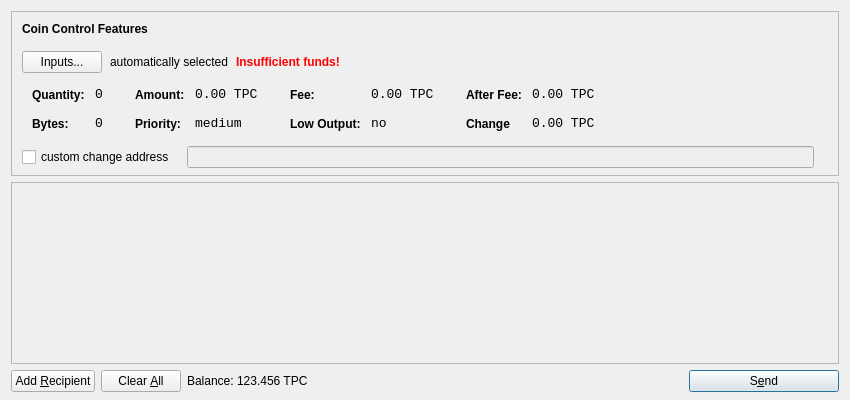
<?xml version="1.0" encoding="UTF-8"?>
<ui version="4.0">
 <class>SendCoinsDialog</class>
 <widget class="QDialog" name="SendCoinsDialog">
  <property name="geometry">
   <rect>
    <x>0</x>
    <y>0</y>
    <width>850</width>
    <height>400</height>
   </rect>
  </property>
  <property name="windowTitle">
   <string>Send Coins</string>
  </property>
  <layout class="QVBoxLayout" name="verticalLayout" stretch="0,1,0">
   <property name="bottomMargin">
    <number>8</number>
   </property>
   <item>
    <widget class="QFrame" name="frameCoinControl">
     <property name="sizePolicy">
      <sizepolicy hsizetype="Expanding" vsizetype="Expanding">
       <horstretch>0</horstretch>
       <verstretch>0</verstretch>
      </sizepolicy>
     </property>
     <property name="maximumSize">
      <size>
       <width>16777215</width>
       <height>16777215</height>
      </size>
     </property>
     <property name="frameShape">
      <enum>QFrame::StyledPanel</enum>
     </property>
     <property name="frameShadow">
      <enum>QFrame::Sunken</enum>
     </property>
     <layout class="QVBoxLayout" name="verticalLayoutCoinControl2">
      <property name="spacing">
       <number>-1</number>
      </property>
      <property name="leftMargin">
       <number>0</number>
      </property>
      <property name="topMargin">
       <number>0</number>
      </property>
      <property name="rightMargin">
       <number>0</number>
      </property>
      <property name="bottomMargin">
       <number>6</number>
      </property>
      <item>
       <layout class="QVBoxLayout" name="verticalLayoutCoinControl" stretch="0,0,0,0,1">
        <property name="spacing">
         <number>0</number>
        </property>
        <property name="leftMargin">
         <number>10</number>
        </property>
        <property name="topMargin">
         <number>10</number>
        </property>
        <item>
         <layout class="QHBoxLayout" name="horizontalLayoutCoinControl1">
          <property name="bottomMargin">
           <number>15</number>
          </property>
          <item>
           <widget class="QLabel" name="labelCoinControlFeatures">
            <property name="sizePolicy">
             <sizepolicy hsizetype="Preferred" vsizetype="Maximum">
              <horstretch>0</horstretch>
              <verstretch>0</verstretch>
             </sizepolicy>
            </property>
            <property name="font">
             <font>
              <weight>75</weight>
              <bold>true</bold>
             </font>
            </property>
            <property name="styleSheet">
             <string notr="true">font-weight:bold;</string>
            </property>
            <property name="text">
             <string>Coin Control Features</string>
            </property>
           </widget>
          </item>
         </layout>
        </item>
        <item>
         <layout class="QHBoxLayout" name="horizontalLayoutCoinControl2" stretch="0,0,0,0">
          <property name="spacing">
           <number>8</number>
          </property>
          <property name="bottomMargin">
           <number>10</number>
          </property>
          <item>
           <widget class="QPushButton" name="pushButtonCoinControl">
            <property name="styleSheet">
             <string notr="true"/>
            </property>
            <property name="text">
             <string>Inputs...</string>
            </property>
           </widget>
          </item>
          <item>
           <widget class="QLabel" name="labelCoinControlAutomaticallySelected">
            <property name="text">
             <string>automatically selected</string>
            </property>
            <property name="margin">
             <number>5</number>
            </property>
           </widget>
          </item>
          <item>
           <widget class="QLabel" name="labelCoinControlInsuffFunds">
            <property name="font">
             <font>
              <weight>75</weight>
              <bold>true</bold>
             </font>
            </property>
            <property name="styleSheet">
             <string notr="true">color:red;font-weight:bold;</string>
            </property>
            <property name="text">
             <string>Insufficient funds!</string>
            </property>
            <property name="margin">
             <number>5</number>
            </property>
           </widget>
          </item>
          <item>
           <spacer name="horizontalSpacerCoinControl">
            <property name="orientation">
             <enum>Qt::Horizontal</enum>
            </property>
            <property name="sizeHint" stdset="0">
             <size>
              <width>40</width>
              <height>1</height>
             </size>
            </property>
           </spacer>
          </item>
         </layout>
        </item>
        <item>
         <widget class="QWidget" name="widgetCoinControl" native="true">
          <property name="sizePolicy">
           <sizepolicy hsizetype="Preferred" vsizetype="Preferred">
            <horstretch>0</horstretch>
            <verstretch>0</verstretch>
           </sizepolicy>
          </property>
          <property name="minimumSize">
           <size>
            <width>0</width>
            <height>0</height>
           </size>
          </property>
          <property name="styleSheet">
           <string notr="true"/>
          </property>
          <layout class="QHBoxLayout" name="horizontalLayoutCoinControl5">
           <property name="margin">
            <number>0</number>
           </property>
           <item>
            <layout class="QHBoxLayout" name="horizontalLayoutCoinControl3" stretch="0,0,0,1">
             <property name="spacing">
              <number>20</number>
             </property>
             <property name="topMargin">
              <number>0</number>
             </property>
             <property name="bottomMargin">
              <number>10</number>
             </property>
             <item>
              <layout class="QFormLayout" name="formLayoutCoinControl1">
               <property name="horizontalSpacing">
                <number>10</number>
               </property>
               <property name="verticalSpacing">
                <number>14</number>
               </property>
               <property name="leftMargin">
                <number>10</number>
               </property>
               <property name="topMargin">
                <number>4</number>
               </property>
               <property name="rightMargin">
                <number>6</number>
               </property>
               <item row="0" column="0">
                <widget class="QLabel" name="labelCoinControlQuantityText">
                 <property name="styleSheet">
                  <string notr="true">font-weight:bold;</string>
                 </property>
                 <property name="text">
                  <string>Quantity:</string>
                 </property>
                 <property name="margin">
                  <number>0</number>
                 </property>
                </widget>
               </item>
               <item row="0" column="1">
                <widget class="QLabel" name="labelCoinControlQuantity">
                 <property name="font">
                  <font>
                   <family>Monospace</family>
                   <pointsize>10</pointsize>
                  </font>
                 </property>
                 <property name="cursor">
                  <cursorShape>IBeamCursor</cursorShape>
                 </property>
                 <property name="contextMenuPolicy">
                  <enum>Qt::ActionsContextMenu</enum>
                 </property>
                 <property name="text">
                  <string>0</string>
                 </property>
                 <property name="margin">
                  <number>0</number>
                 </property>
                 <property name="textInteractionFlags">
                  <set>Qt::LinksAccessibleByMouse|Qt::TextSelectableByKeyboard|Qt::TextSelectableByMouse</set>
                 </property>
                </widget>
               </item>
               <item row="1" column="0">
                <widget class="QLabel" name="labelCoinControlBytesText">
                 <property name="styleSheet">
                  <string notr="true">font-weight:bold;</string>
                 </property>
                 <property name="text">
                  <string>Bytes:</string>
                 </property>
                </widget>
               </item>
               <item row="1" column="1">
                <widget class="QLabel" name="labelCoinControlBytes">
                 <property name="font">
                  <font>
                   <family>Monospace</family>
                   <pointsize>10</pointsize>
                  </font>
                 </property>
                 <property name="cursor">
                  <cursorShape>IBeamCursor</cursorShape>
                 </property>
                 <property name="contextMenuPolicy">
                  <enum>Qt::ActionsContextMenu</enum>
                 </property>
                 <property name="text">
                  <string>0</string>
                 </property>
                 <property name="textInteractionFlags">
                  <set>Qt::LinksAccessibleByMouse|Qt::TextSelectableByKeyboard|Qt::TextSelectableByMouse</set>
                 </property>
                </widget>
               </item>
              </layout>
             </item>
             <item>
              <layout class="QFormLayout" name="formLayoutCoinControl2">
               <property name="horizontalSpacing">
                <number>10</number>
               </property>
               <property name="verticalSpacing">
                <number>14</number>
               </property>
               <property name="leftMargin">
                <number>6</number>
               </property>
               <property name="topMargin">
                <number>4</number>
               </property>
               <property name="rightMargin">
                <number>6</number>
               </property>
               <item row="0" column="0">
                <widget class="QLabel" name="labelCoinControlAmountText">
                 <property name="styleSheet">
                  <string notr="true">font-weight:bold;</string>
                 </property>
                 <property name="text">
                  <string>Amount:</string>
                 </property>
                 <property name="margin">
                  <number>0</number>
                 </property>
                </widget>
               </item>
               <item row="0" column="1">
                <widget class="QLabel" name="labelCoinControlAmount">
                 <property name="font">
                  <font>
                   <family>Monospace</family>
                   <pointsize>10</pointsize>
                  </font>
                 </property>
                 <property name="cursor">
                  <cursorShape>IBeamCursor</cursorShape>
                 </property>
                 <property name="contextMenuPolicy">
                  <enum>Qt::ActionsContextMenu</enum>
                 </property>
                 <property name="text">
                  <string>0.00 TPC</string>
                 </property>
                 <property name="textInteractionFlags">
                  <set>Qt::LinksAccessibleByMouse|Qt::TextSelectableByKeyboard|Qt::TextSelectableByMouse</set>
                 </property>
                </widget>
               </item>
               <item row="1" column="0">
                <widget class="QLabel" name="labelCoinControlPriorityText">
                 <property name="styleSheet">
                  <string notr="true">font-weight:bold;</string>
                 </property>
                 <property name="text">
                  <string>Priority:</string>
                 </property>
                </widget>
               </item>
               <item row="1" column="1">
                <widget class="QLabel" name="labelCoinControlPriority">
                 <property name="font">
                  <font>
                   <family>Monospace</family>
                   <pointsize>10</pointsize>
                  </font>
                 </property>
                 <property name="cursor">
                  <cursorShape>IBeamCursor</cursorShape>
                 </property>
                 <property name="contextMenuPolicy">
                  <enum>Qt::ActionsContextMenu</enum>
                 </property>
                 <property name="text">
                  <string>medium</string>
                 </property>
                 <property name="textInteractionFlags">
                  <set>Qt::LinksAccessibleByMouse|Qt::TextSelectableByKeyboard|Qt::TextSelectableByMouse</set>
                 </property>
                </widget>
               </item>
              </layout>
             </item>
             <item>
              <layout class="QFormLayout" name="formLayoutCoinControl3">
               <property name="horizontalSpacing">
                <number>10</number>
               </property>
               <property name="verticalSpacing">
                <number>14</number>
               </property>
               <property name="leftMargin">
                <number>6</number>
               </property>
               <property name="topMargin">
                <number>4</number>
               </property>
               <property name="rightMargin">
                <number>6</number>
               </property>
               <item row="0" column="0">
                <widget class="QLabel" name="labelCoinControlFeeText">
                 <property name="styleSheet">
                  <string notr="true">font-weight:bold;</string>
                 </property>
                 <property name="text">
                  <string>Fee:</string>
                 </property>
                 <property name="margin">
                  <number>0</number>
                 </property>
                </widget>
               </item>
               <item row="0" column="1">
                <widget class="QLabel" name="labelCoinControlFee">
                 <property name="font">
                  <font>
                   <family>Monospace</family>
                   <pointsize>10</pointsize>
                  </font>
                 </property>
                 <property name="cursor">
                  <cursorShape>IBeamCursor</cursorShape>
                 </property>
                 <property name="contextMenuPolicy">
                  <enum>Qt::ActionsContextMenu</enum>
                 </property>
                 <property name="text">
                  <string>0.00 TPC</string>
                 </property>
                 <property name="textInteractionFlags">
                  <set>Qt::LinksAccessibleByMouse|Qt::TextSelectableByKeyboard|Qt::TextSelectableByMouse</set>
                 </property>
                </widget>
               </item>
               <item row="1" column="0">
                <widget class="QLabel" name="labelCoinControlLowOutputText">
                 <property name="styleSheet">
                  <string notr="true">font-weight:bold;</string>
                 </property>
                 <property name="text">
                  <string>Low Output:</string>
                 </property>
                </widget>
               </item>
               <item row="1" column="1">
                <widget class="QLabel" name="labelCoinControlLowOutput">
                 <property name="font">
                  <font>
                   <family>Monospace</family>
                   <pointsize>10</pointsize>
                  </font>
                 </property>
                 <property name="cursor">
                  <cursorShape>IBeamCursor</cursorShape>
                 </property>
                 <property name="contextMenuPolicy">
                  <enum>Qt::ActionsContextMenu</enum>
                 </property>
                 <property name="text">
                  <string>no</string>
                 </property>
                 <property name="textInteractionFlags">
                  <set>Qt::LinksAccessibleByMouse|Qt::TextSelectableByKeyboard|Qt::TextSelectableByMouse</set>
                 </property>
                </widget>
               </item>
              </layout>
             </item>
             <item>
              <layout class="QFormLayout" name="formLayoutCoinControl4">
               <property name="horizontalSpacing">
                <number>10</number>
               </property>
               <property name="verticalSpacing">
                <number>14</number>
               </property>
               <property name="leftMargin">
                <number>6</number>
               </property>
               <property name="topMargin">
                <number>4</number>
               </property>
               <property name="rightMargin">
                <number>6</number>
               </property>
               <item row="0" column="0">
                <widget class="QLabel" name="labelCoinControlAfterFeeText">
                 <property name="styleSheet">
                  <string notr="true">font-weight:bold;</string>
                 </property>
                 <property name="text">
                  <string>After Fee:</string>
                 </property>
                 <property name="margin">
                  <number>0</number>
                 </property>
                </widget>
               </item>
               <item row="0" column="1">
                <widget class="QLabel" name="labelCoinControlAfterFee">
                 <property name="font">
                  <font>
                   <family>Monospace</family>
                   <pointsize>10</pointsize>
                  </font>
                 </property>
                 <property name="cursor">
                  <cursorShape>IBeamCursor</cursorShape>
                 </property>
                 <property name="contextMenuPolicy">
                  <enum>Qt::ActionsContextMenu</enum>
                 </property>
                 <property name="text">
                  <string>0.00 TPC</string>
                 </property>
                 <property name="textInteractionFlags">
                  <set>Qt::LinksAccessibleByMouse|Qt::TextSelectableByKeyboard|Qt::TextSelectableByMouse</set>
                 </property>
                </widget>
               </item>
               <item row="1" column="0">
                <widget class="QLabel" name="labelCoinControlChangeText">
                 <property name="styleSheet">
                  <string notr="true">font-weight:bold;</string>
                 </property>
                 <property name="text">
                  <string>Change</string>
                 </property>
                </widget>
               </item>
               <item row="1" column="1">
                <widget class="QLabel" name="labelCoinControlChange">
                 <property name="font">
                  <font>
                   <family>Monospace</family>
                   <pointsize>10</pointsize>
                  </font>
                 </property>
                 <property name="cursor">
                  <cursorShape>IBeamCursor</cursorShape>
                 </property>
                 <property name="contextMenuPolicy">
                  <enum>Qt::ActionsContextMenu</enum>
                 </property>
                 <property name="text">
                  <string>0.00 TPC</string>
                 </property>
                 <property name="textInteractionFlags">
                  <set>Qt::LinksAccessibleByMouse|Qt::TextSelectableByKeyboard|Qt::TextSelectableByMouse</set>
                 </property>
                </widget>
               </item>
              </layout>
             </item>
            </layout>
           </item>
          </layout>
         </widget>
        </item>
        <item>
         <layout class="QHBoxLayout" name="horizontalLayoutCoinControl4" stretch="0,0,0">
          <property name="spacing">
           <number>12</number>
          </property>
          <property name="sizeConstraint">
           <enum>QLayout::SetDefaultConstraint</enum>
          </property>
          <property name="topMargin">
           <number>5</number>
          </property>
          <property name="rightMargin">
           <number>5</number>
          </property>
          <item>
           <widget class="QCheckBox" name="checkBoxCoinControlChange">
            <property name="text">
             <string>custom change address</string>
            </property>
           </widget>
          </item>
          <item>
           <widget class="QLineEdit" name="lineEditCoinControlChange">
            <property name="enabled">
             <bool>false</bool>
            </property>
            <property name="sizePolicy">
             <sizepolicy hsizetype="Expanding" vsizetype="Fixed">
              <horstretch>0</horstretch>
              <verstretch>0</verstretch>
             </sizepolicy>
            </property>
           </widget>
          </item>
          <item>
           <widget class="QLabel" name="labelCoinControlChangeLabel">
            <property name="sizePolicy">
             <sizepolicy hsizetype="Preferred" vsizetype="Expanding">
              <horstretch>0</horstretch>
              <verstretch>0</verstretch>
             </sizepolicy>
            </property>
            <property name="minimumSize">
             <size>
              <width>0</width>
              <height>0</height>
             </size>
            </property>
            <property name="text">
             <string/>
            </property>
            <property name="margin">
             <number>3</number>
            </property>
           </widget>
          </item>
         </layout>
        </item>
        <item>
         <spacer name="verticalSpacerCoinControl">
          <property name="orientation">
           <enum>Qt::Vertical</enum>
          </property>
          <property name="sizeHint" stdset="0">
           <size>
            <width>800</width>
            <height>1</height>
           </size>
          </property>
         </spacer>
        </item>
       </layout>
      </item>
     </layout>
    </widget>
   </item>
   <item>
    <widget class="QScrollArea" name="scrollArea">
     <property name="widgetResizable">
      <bool>true</bool>
     </property>
     <widget class="QWidget" name="scrollAreaWidgetContents">
      <property name="geometry">
       <rect>
        <x>0</x>
        <y>0</y>
        <width>830</width>
        <height>165</height>
       </rect>
      </property>
      <layout class="QVBoxLayout" name="verticalLayout_2">
       <property name="margin">
        <number>0</number>
       </property>
       <item>
        <layout class="QVBoxLayout" name="entries">
         <property name="spacing">
          <number>6</number>
         </property>
        </layout>
       </item>
       <item>
        <spacer name="verticalSpacer">
         <property name="orientation">
          <enum>Qt::Vertical</enum>
         </property>
         <property name="sizeHint" stdset="0">
          <size>
           <width>20</width>
           <height>40</height>
          </size>
         </property>
        </spacer>
       </item>
      </layout>
     </widget>
    </widget>
   </item>
   <item>
    <layout class="QHBoxLayout" name="horizontalLayout">
     <item>
      <widget class="QPushButton" name="addButton">
       <property name="toolTip">
        <string>Send to multiple recipients at once</string>
       </property>
       <property name="text">
        <string>Add &amp;Recipient</string>
       </property>
       <property name="icon">
        <iconset resource="../bitcoin.qrc">
         <normaloff>:/icons/add</normaloff>:/icons/add</iconset>
       </property>
       <property name="autoDefault">
        <bool>false</bool>
       </property>
      </widget>
     </item>
     <item>
      <widget class="QPushButton" name="clearButton">
       <property name="sizePolicy">
        <sizepolicy hsizetype="Minimum" vsizetype="Fixed">
         <horstretch>0</horstretch>
         <verstretch>0</verstretch>
        </sizepolicy>
       </property>
       <property name="toolTip">
        <string>Remove all transaction fields</string>
       </property>
       <property name="text">
        <string>Clear &amp;All</string>
       </property>
       <property name="icon">
        <iconset resource="../bitcoin.qrc">
         <normaloff>:/icons/remove</normaloff>:/icons/remove</iconset>
       </property>
       <property name="autoRepeatDelay">
        <number>300</number>
       </property>
       <property name="autoDefault">
        <bool>false</bool>
       </property>
      </widget>
     </item>
     <item>
      <layout class="QHBoxLayout" name="horizontalLayout_2">
       <property name="spacing">
        <number>3</number>
       </property>
       <item>
        <widget class="QLabel" name="label">
         <property name="sizePolicy">
          <sizepolicy hsizetype="Preferred" vsizetype="Fixed">
           <horstretch>0</horstretch>
           <verstretch>0</verstretch>
          </sizepolicy>
         </property>
         <property name="text">
          <string>Balance:</string>
         </property>
        </widget>
       </item>
       <item>
        <widget class="QLabel" name="labelBalance">
         <property name="sizePolicy">
          <sizepolicy hsizetype="Preferred" vsizetype="Fixed">
           <horstretch>0</horstretch>
           <verstretch>0</verstretch>
          </sizepolicy>
         </property>
         <property name="cursor">
          <cursorShape>IBeamCursor</cursorShape>
         </property>
         <property name="text">
          <string>123.456 TPC</string>
         </property>
         <property name="textInteractionFlags">
          <set>Qt::LinksAccessibleByMouse|Qt::TextSelectableByKeyboard|Qt::TextSelectableByMouse</set>
         </property>
        </widget>
       </item>
      </layout>
     </item>
     <item>
      <spacer name="horizontalSpacer">
       <property name="orientation">
        <enum>Qt::Horizontal</enum>
       </property>
       <property name="sizeHint" stdset="0">
        <size>
         <width>40</width>
         <height>20</height>
        </size>
       </property>
      </spacer>
     </item>
     <item>
      <widget class="QPushButton" name="sendButton">
       <property name="minimumSize">
        <size>
         <width>150</width>
         <height>0</height>
        </size>
       </property>
       <property name="toolTip">
        <string>Confirm the send action</string>
       </property>
       <property name="text">
        <string>S&amp;end</string>
       </property>
       <property name="icon">
        <iconset resource="../bitcoin.qrc">
         <normaloff>:/icons/send</normaloff>:/icons/send</iconset>
       </property>
       <property name="default">
        <bool>true</bool>
       </property>
      </widget>
     </item>
    </layout>
   </item>
  </layout>
 </widget>
 <resources>
  <include location="../bitcoin.qrc"/>
 </resources>
 <connections/>
</ui>
